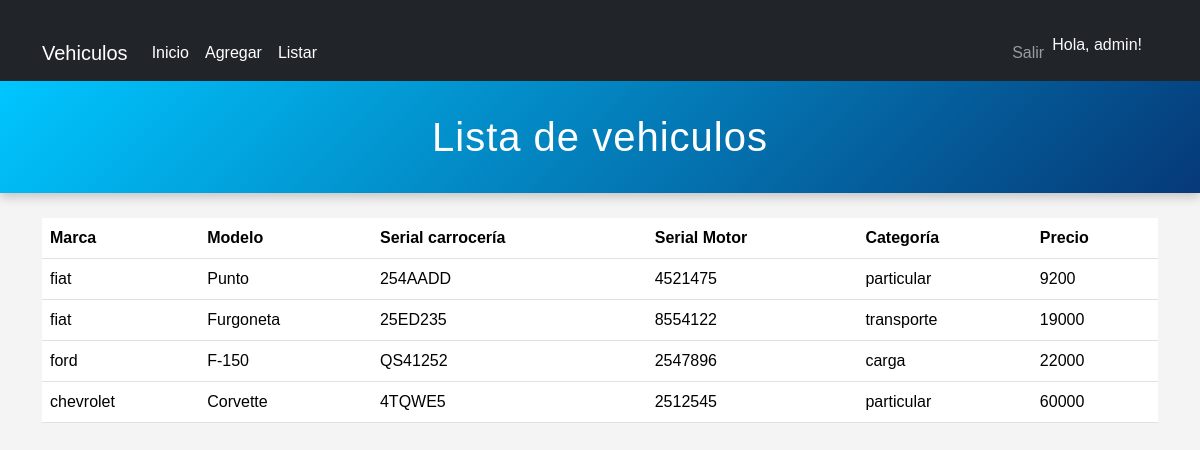
/vehiculo/ (signed in), run on the app's committed database.
### vehiculo/models.py (models this page shows, shortened)
class Vehiculo(models.Model):
    MARCAS = [
    ('fiat','Fiat' ),
    ('chevrolet', 'Chevrolet'),
    ('ford', 'Ford'),
    ('toyota', 'Toyota'),
    ('otra marca', 'Otra marca'),
    ]
    CATEGORIAS = [
        ('particular', 'Particular'),
        ('transporte','Transporte'),
        ('carga', 'Carga'),
    ]
    class Meta:
        permissions = [
            ('visualizar_catalogo', 'puede ver lista de vehiciulos')
        ]
    marca = models.CharField(max_length=20, blank=False, null=False, choices=MARCAS, default="Ford")
    modelo = models.CharField(max_length=100, blank=False, null=False)
    serial_carroceria = models.CharField(max_length=50, blank=False, null=False)
    serial_motor = models.CharField(max_length=50, blank=False, null=False)
    categoria = models.CharField(max_length=20, blank=False, null=False, choices=CATEGORIAS, default="Particular")
    precio = models.IntegerField(blank=False, null=False)
    fecha_creacion = models.DateTimeField(auto_now_add=True)
    fecha_modificacion = models.DateTimeField(auto_now=True)

### vehiculo/views.py (the view)
# urls.py: path('vehiculo/', views.VehiculoView.as_view(), name= 'vehiculoslist'),
class VehiculoView(LoginRequiredMixin, ListView):
    model = Vehiculo
    template_name = "vehiculo/vehiculolist.html"
    context_object_name = "vehiculos"
    login_url = 'login'
    def get_context_data(self, **kwargs):
        context = super().get_context_data(**kwargs)
        return context

### templates/vehiculo/vehiculo_list.html
	{% extends "layouts/master.html" %}
	{% block contenido %}
	    <header class="py-3">
	            <h1 class="text-center py-3">Lista de vehiculos</h1>
	    </header>
	    <main class="">
			<div class="container">
				<table class="table">
					<thead>
						<tr>
						<th scope="col">Marca</th>
						<th scope="col">Modelo</th>
						<th scope="col">Serial carrocería</th>
						<th scope="col">Serial Motor</th>
						<th scope="col">Categoría</th>
						<th scope="col">Precio</th>
						</tr>
					</thead>
					<tbody>
						{% for vehiculo in vehiculos %}
							<tr>
								<td>{{vehiculo.marca}}</td>
								<td>{{vehiculo.modelo}}</td>
								<td>{{vehiculo.serial_carroceria}}</td>
								<td>{{vehiculo.serial_motor}}</td>
								<td>{{vehiculo.categoria}}</td>
								<td>{{vehiculo.precio}}</td>
							</tr>
						{% endfor %}
					</tbody>
				</table>
			</div>
	    </main>
	{% endblock contenido %}

### templates/layouts/master.html (shortened to what this page needs)
{% load static %}
{% load bootstrap5 %}
<!DOCTYPE html>
<html lang="en">
    <head>
        {% bootstrap_css %}
        <link rel="stylesheet" href= "{% static 'css/style.css' %}">
    </head>
    <body>
        {% include "partials/navbar.html" %}
        {% block contenido %}
        {% endblock %}
    </body>
</html>

### templates/partials/navbar.html (shortened to what this page needs)
<nav class="navbar navbar-expand-lg  navbar-dark bg-dark">
  <div class="container">
    <a class="navbar-brand" href="{% url "index" %}">Vehiculos</a>
    <div class="collapse navbar-collapse" id="navbarSupportedContent">
      <ul class="navbar-nav me-auto mb-2 mb-lg-0 ">
        <li class="nav-item">
          <a class="nav-link active" aria-current="page" href="{% url "index" %}">Inicio</a>
        </li>
        <li class="nav-item">
          <a class="nav-link active" aria-current="page" href="{% url  'add_vehiculo' %}">Agregar</a>
        </li>
        <li class="nav-item">
          <a class="nav-link active" aria-current="page" href="{% url 'vehiculoslist' %}">Listar</a>
        </li>
      </ul>
      <ul class="navbar-nav mb-0 mb-lg-0 ">
          {% if user.is_authenticated %}
            <li class="nav-item">
              <a class="nav-link" aria-current="page" href="{% url 'logout' %}">Salir</a>
            </li>
          {% endif %}
          {% if user.is_authenticated %}
            <span class="text-light me-3">Hola, {{ user.username }}!</span>
          {% endif %}
      </ul>
    </div>
  </div>
</nav>

### static/css/style.css (style rules this page uses)
body { font-family: Arial, sans-serif; background-color: #f4f4f4; }
header { background: linear-gradient(135deg, #00c6ff, #063978); color: white; padding: 15px 0; text-align: center; box-shadow: 0 4px 10px rgba(0, 0, 0, 0.2); }
header h1 { margin: 0; font-size: 2.5rem; letter-spacing: 1px; }
.container { margin-top: 25px; }
.py-3 { margin-top: 0.5 rem; margin-bottom: 0.5 rem; }
h1 { margin: 0; }

### data on the page
Vehiculo: marca "fiat", modelo "Punto", serial_carroceria "254AADD", serial_motor "4521475", categoria "particular", precio "9200"
Vehiculo: marca "fiat", modelo "Furgoneta", serial_carroceria "25ED235", serial_motor "8554122", categoria "transporte", precio "19000"
Vehiculo: marca "ford", modelo "F-150", serial_carroceria "QS41252", serial_motor "2547896", categoria "carga", precio "22000"
Vehiculo: marca "chevrolet", modelo "Corvette", serial_carroceria "4TQWE5", serial_motor "2512545", categoria "particular", precio "60000"

### other printed values
{{ user.username }} "admin"
